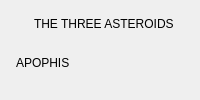
                <widget class="QFrame" name="neoPanel">
                 <property name="role" stdset="0">
                  <string>glass</string>
                 </property>
                 <property name="glowColor" stdset="0">
                  <color alpha="255">
                   <red>39</red>
                   <green>211</green>
                   <blue>255</blue>
                  </color>
                 </property>
                 <property name="glowRings" stdset="0">
                  <number>3</number>
                 </property>
                 <property name="glowStep" stdset="0">
                  <double>2.0</double>
                 </property>
                 <property name="glowWidth" stdset="0">
                  <double>2.0</double>
                 </property>
                 <property name="glowRadius" stdset="0">
                  <double>12.0</double>
                 </property>
                 <property name="glowAlpha" stdset="0">
                  <double>0.18</double>
                 </property>
                 <property name="glowFade" stdset="0">
                  <string>halve</string>
                 </property>
                 <layout class="QVBoxLayout" name="neoPanelLayout">
                  <property name="spacing">
                   <number>4</number>
                  </property>
                  <property name="leftMargin">
                   <number>16</number>
                  </property>
                  <property name="topMargin">
                   <number>12</number>
                  </property>
                  <property name="rightMargin">
                   <number>16</number>
                  </property>
                  <property name="bottomMargin">
                   <number>14</number>
                  </property>
                  <item>
                   <widget class="QWidget" name="neoHead" native="true">
                    <property name="minimumSize">
                     <size>
                      <width>0</width>
                      <height>24</height>
                     </size>
                    </property>
                    <property name="maximumSize">
                     <size>
                      <width>16777215</width>
                      <height>24</height>
                     </size>
                    </property>
                    <layout class="QHBoxLayout" name="neoHeadLayout" stretch="0,0,1">
                     <property name="spacing">
                      <number>0</number>
                     </property>
                     <property name="leftMargin">
                      <number>0</number>
                     </property>
                     <property name="topMargin">
                      <number>0</number>
                     </property>
                     <property name="rightMargin">
                      <number>0</number>
                     </property>
                     <property name="bottomMargin">
                      <number>0</number>
                     </property>
                     <item alignment="Qt::AlignmentFlag::AlignVCenter">
                      <widget class="QFrame" name="neoHeadRing">
                       <property name="minimumSize">
                        <size>
                         <width>15</width>
                         <height>15</height>
                        </size>
                       </property>
                       <property name="maximumSize">
                        <size>
                         <width>15</width>
                         <height>15</height>
                        </size>
                       </property>
                       <property name="role" stdset="0">
                        <string>titleRing</string>
                       </property>
                       <property name="tone" stdset="0">
                        <string>warn</string>
                       </property>
                       <layout class="QVBoxLayout" name="neoHeadRingLayout">
                        <property name="spacing">
                         <number>0</number>
                        </property>
                        <property name="leftMargin">
                         <number>2</number>
                        </property>
                        <property name="topMargin">
                         <number>2</number>
                        </property>
                        <property name="rightMargin">
                         <number>2</number>
                        </property>
                        <property name="bottomMargin">
                         <number>2</number>
                        </property>
                        <item>
                         <widget class="QLabel" name="neoHeadDot">
                          <property name="minimumSize">
                           <size>
                            <width>9</width>
                            <height>9</height>
                           </size>
                          </property>
                          <property name="maximumSize">
                           <size>
                            <width>9</width>
                            <height>9</height>
                           </size>
                          </property>
                          <property name="role" stdset="0">
                           <string>titleDot</string>
                          </property>
                          <property name="tone" stdset="0">
                           <string>warn</string>
                          </property>
                         </widget>
                        </item>
                       </layout>
                      </widget>
                     </item>
                     <item>
                      <spacer name="gap_54">
                       <property name="orientation">
                        <enum>Qt::Orientation::Horizontal</enum>
                       </property>
                       <property name="sizeType">
                        <enum>QSizePolicy::Policy::Fixed</enum>
                       </property>
                       <property name="sizeHint" stdset="0">
                        <size>
                         <width>3</width>
                         <height>1</height>
                        </size>
                       </property>
                      </spacer>
                     </item>
                     <item>
                      <widget class="QLabel" name="neoHeadText">
                       <property name="text">
                        <string>THE THREE ASTEROIDS</string>
                       </property>
                       <property name="role" stdset="0">
                        <string>panelTitle</string>
                       </property>
                       <property name="letterSpacing" stdset="0">
                        <double>2.2</double>
                       </property>
                       <property name="elide" stdset="0">
                        <bool>true</bool>
                       </property>
                      </widget>
                     </item>
                    </layout>
                   </widget>
                  </item>
                  <item>
                   <widget class="QWidget" name="neoList" native="true">
                    <property name="list" stdset="0">
                     <string>Logic.neoLines()</string>
                    </property>
                    <layout class="QVBoxLayout" name="neoListLayout">
                     <property name="spacing">
                      <number>4</number>
                     </property>
                     <property name="leftMargin">
                      <number>0</number>
                     </property>
                     <property name="topMargin">
                      <number>0</number>
                     </property>
                     <property name="rightMargin">
                      <number>0</number>
                     </property>
                     <property name="bottomMargin">
                      <number>0</number>
                     </property>
                     <item>
                      <widget class="QLabel" name="neoLine">
                       <property name="text">
                        <string>APOPHIS</string>
                       </property>
                       <property name="role" stdset="0">
                        <string>monoDim</string>
                       </property>
                       <property name="bind" stdset="0">
                        <string>item.text</string>
                       </property>
                       <property name="elide" stdset="0">
                        <bool>true</bool>
                       </property>
                       <property name="template" stdset="0">
                        <bool>true</bool>
                       </property>
                      </widget>
                     </item>
                    </layout>
                   </widget>
                  </item>
                 </layout>
                </widget>
